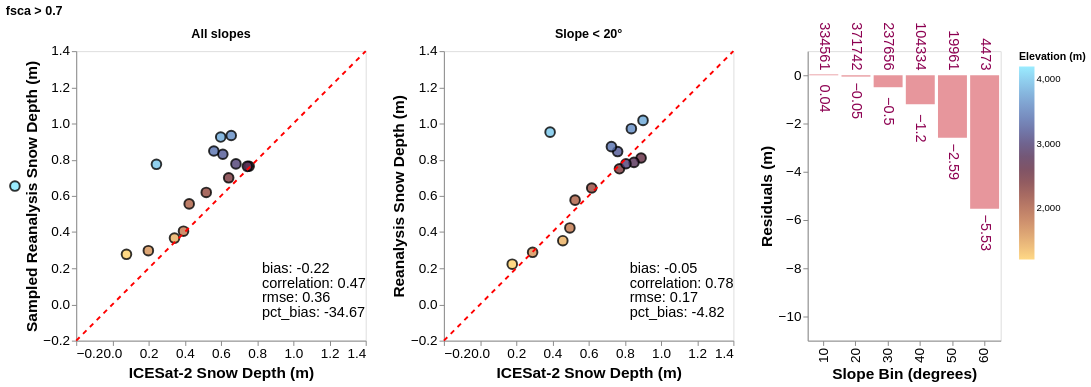

Notebook code cell kept with this figure:
### Markdown cell above
### plot with fsca >0.7

### Code cell
# Filter: fsca > 0.9 (standard slope bins)
filter_fsca = atl06sr_gdf['reanalysis_sca'] > 0.7

scatter_fsca, residual_fsca, metrics_fsca = compute_binned_data(
    atl06sr_gdf, filter_fsca, elev_min, elev_max, slope_min, slope_max
)
print_metrics_summary(metrics_fsca, "fsca > 0.8 (standard slope bins)")
create_combined_chart(scatter_fsca, residual_fsca, metrics_fsca, title='fsca > 0.7')

### Figure 1 — Vega-Lite specification as saved in the notebook (floating-point values rounded to 4 significant figures; data arrays with more than 128 entries replaced by an {"elided": "..."} marker saying what was removed)
{"config": {"view": {"continuousWidth": 300, "continuousHeight": 300}, "axis": {"grid": false, "labelFontSize": 14, "titleFontSize": 16}}, "hconcat": [{"hconcat": [{"layer": [{"data": {"name": "data-aea2138427497b0f34d4211c35146d0a"}, "mark": {"type": "circle", "opacity": 0.8, "size": 100, "stroke": "black"}, "encoding": {"color": {"field": "elevation_bin", "scale": {"range": {"elided": "256 str values"}}, "title": "Elevation (m)", "type": "quantitative"}, "x": {"field": "x_medians", "scale": {"domain": [-0.2, 1.3]}, "title": "ICESat-2 Snow Depth (m)", "type": "quantitative"}, "y": {"field": "y_medians", "scale": {"domain": [-0.2, 1.3]}, "title": "Sampled Reanalysis Snow Depth (m)", "type": "quantitative"}}, "title": "All slopes"}, {"data": {"name": "data-cd27906f33c5e329deb7218c38520214"}, "mark": {"type": "line", "color": "red", "strokeDash": [5, 5]}, "encoding": {"x": {"field": "x", "type": "quantitative"}, "y": {"field": "y", "type": "quantitative"}}}, {"data": {"name": "data-a5ea546ba92884f455278719dc1970cd"}, "mark": {"type": "text", "align": "left", "baseline": "middle", "dx": 5, "fontSize": 15}, "encoding": {"text": {"field": "annotation_text", "type": "nominal"}, "x": {"field": "x_pos", "type": "quantitative"}, "y": {"field": "y_pos", "type": "quantitative"}}, "transform": [{"calculate": "datum.metric_label + ': ' + datum.metric_2f", "as": "annotation_text"}]}]}, {"layer": [{"data": {"name": "data-195fd345b692c12b7fa4e7dfb19f32cb"}, "mark": {"type": "circle", "opacity": 0.8, "size": 100, "stroke": "black"}, "encoding": {"color": {"field": "elevation_bin", "scale": {"range": {"elided": "256 str values"}}, "type": "quantitative"}, "x": {"field": "x_medians", "scale": {"domain": [-0.2, 1.4]}, "title": "ICESat-2 Snow Depth (m)", "type": "quantitative"}, "y": {"field": "y_medians", "scale": {"domain": [-0.2, 1.4]}, "title": "Reanalysis Snow Depth (m)", "type": "quantitative"}}, "title": "Slope < 20°"}, {"data": {"name": "data-cd27906f33c5e329deb7218c38520214"}, "mark": {"type": "line", "color": "red", "strokeDash": [5, 5]}, "encoding": {"x": {"field": "x", "type": "quantitative"}, "y": {"field": "y", "type": "quantitative"}}}, {"data": {"name": "data-e0f96a3a298ced7dc6c50ca211e08b26"}, "mark": {"type": "text", "align": "left", "baseline": "middle", "dx": 5, "fontSize": 15}, "encoding": {"text": {"field": "annotation_text", "type": "nominal"}, "x": {"field": "x_pos", "type": "quantitative"}, "y": {"field": "y_pos", "type": "quantitative"}}, "transform": [{"calculate": "datum.metric_label + ': ' + datum.metric_2f", "as": "annotation_text"}]}]}]}, {"layer": [{"mark": {"type": "bar", "color": "#E7969C"}, "encoding": {"x": {"field": "slope_bin", "title": "Slope Bin (degrees)", "type": "ordinal"}, "y": {"field": "residuals", "scale": {"domain": [-10.25, 1.0]}, "title": "Residuals (m)", "type": "quantitative"}}}, {"mark": {"type": "text", "align": "center", "angle": 90, "baseline": "bottom", "color": "#8D0051", "dx": 25, "dy": 7, "fontSize": 15}, "encoding": {"text": {"field": "annotation", "type": "quantitative"}, "x": {"field": "slope_bin", "type": "ordinal"}, "y": {"field": "residuals", "type": "quantitative"}}}, {"mark": {"type": "text", "align": "right", "angle": 90, "baseline": "bottom", "color": "#8D0051", "dx": 0, "dy": 7, "fontSize": 15}, "encoding": {"text": {"field": "sample_size_annotation", "type": "quantitative"}, "x": {"field": "slope_bin", "type": "ordinal"}, "y": {"field": "y_pos", "type": "quantitative"}}}], "data": {"name": "data-264c723a4a260930eed15ccbd2d32211"}, "width": 200}], "title": "fsca > 0.7", "$schema": "https://vega.github.io/schema/vega-lite/v5.20.1.json", "datasets": {"data-aea2138427497b0f34d4211c35146d0a": [{"x_medians": 0.0776, "y_medians": 0.2772, "labels": "all_by_elevation", "elevation_bin": 1200}, {"x_medians": 0.3431, "y_medians": 0.3668, "labels": "all_by_elevation", "elevation_bin": 1400}, {"x_medians": 0.1986, "y_medians": 0.2972, "labels": "all_by_elevation", "elevation_bin": 1600}, {"x_medians": 0.3927, "y_medians": 0.4048, "labels": "all_by_elevation", "elevation_bin": 1800}, {"x_medians": 0.4242, "y_medians": 0.5558, "labels": "all_by_elevation", "elevation_bin": 2000}, {"x_medians": 0.5185, "y_medians": 0.619, "labels": "all_by_elevation", "elevation_bin": 2200}, {"x_medians": 0.6425, "y_medians": 0.7, "labels": "all_by_elevation", "elevation_bin": 2400}, {"x_medians": 0.7557, "y_medians": 0.764, "labels": "all_by_elevation", "elevation_bin": 2600}, {"x_medians": 0.7456, "y_medians": 0.7632, "labels": "all_by_elevation", "elevation_bin": 2800}, {"x_medians": 0.6827, "y_medians": 0.7768, "labels": "all_by_elevation", "elevation_bin": 3000}, {"x_medians": 0.6102, "y_medians": 0.8302, "labels": "all_by_elevation", "elevation_bin": 3200}, {"x_medians": 0.5605, "y_medians": 0.8482, "labels": "all_by_elevation", "elevation_bin": 3400}, {"x_medians": 0.6565, "y_medians": 0.9338, "labels": "all_by_elevation", "elevation_bin": 3600}, {"x_medians": 0.5985, "y_medians": 0.9254, "labels": "all_by_elevation", "elevation_bin": 3800}, {"x_medians": 0.2432, "y_medians": 0.7746, "labels": "all_by_elevation", "elevation_bin": 4000}, {"x_medians": -0.5389, "y_medians": 0.6544, "labels": "all_by_elevation", "elevation_bin": 4200}, {"x_medians": null, "y_medians": null, "labels": "all_by_elevation", "elevation_bin": 4400}], "data-cd27906f33c5e329deb7218c38520214": [{"x": -0.2, "y": -0.2}, {"x": 1.4, "y": 1.4}], "data-a5ea546ba92884f455278719dc1970cd": [{"metric": -0.2238, "metric_label": "bias", "labels": "all_by_elevation", "x_pos": 0.8, "y_pos": 0.2, "metric_2f": -0.22}, {"metric": 0.4716, "metric_label": "correlation", "labels": "all_by_elevation", "x_pos": 0.8, "y_pos": 0.12, "metric_2f": 0.47}, {"metric": 0.3633, "metric_label": "rmse", "labels": "all_by_elevation", "x_pos": 0.8, "y_pos": 0.04, "metric_2f": 0.36}, {"metric": -34.67, "metric_label": "pct_bias", "labels": "all_by_elevation", "x_pos": 0.8, "y_pos": -0.04, "metric_2f": -34.67}], "data-195fd345b692c12b7fa4e7dfb19f32cb": [{"x_medians": 0.1776, "y_medians": 0.2224, "labels": "under_20slope", "elevation_bin": 1200}, {"x_medians": 0.4572, "y_medians": 0.3522, "labels": "under_20slope", "elevation_bin": 1400}, {"x_medians": 0.2903, "y_medians": 0.2882, "labels": "under_20slope", "elevation_bin": 1600}, {"x_medians": 0.4962, "y_medians": 0.4228, "labels": "under_20slope", "elevation_bin": 1800}, {"x_medians": 0.525, "y_medians": 0.5766, "labels": "under_20slope", "elevation_bin": 2000}, {"x_medians": 0.6169, "y_medians": 0.6436, "labels": "under_20slope", "elevation_bin": 2200}, {"x_medians": 0.7703, "y_medians": 0.7499, "labels": "under_20slope", "elevation_bin": 2400}, {"x_medians": 0.8899, "y_medians": 0.8094, "labels": "under_20slope", "elevation_bin": 2600}, {"x_medians": 0.8505, "y_medians": 0.7852, "labels": "under_20slope", "elevation_bin": 2800}, {"x_medians": 0.8063, "y_medians": 0.7776, "labels": "under_20slope", "elevation_bin": 3000}, {"x_medians": 0.7602, "y_medians": 0.845, "labels": "under_20slope", "elevation_bin": 3200}, {"x_medians": 0.7258, "y_medians": 0.8722, "labels": "under_20slope", "elevation_bin": 3400}, {"x_medians": 0.836, "y_medians": 0.9714, "labels": "under_20slope", "elevation_bin": 3600}, {"x_medians": 0.9005, "y_medians": 1.017, "labels": "under_20slope", "elevation_bin": 3800}, {"x_medians": 0.387, "y_medians": 0.9524, "labels": "under_20slope", "elevation_bin": 4000}, {"x_medians": null, "y_medians": null, "labels": "under_20slope", "elevation_bin": 4200}, {"x_medians": null, "y_medians": null, "labels": "under_20slope", "elevation_bin": 4400}], "data-e0f96a3a298ced7dc6c50ca211e08b26": [{"metric": -0.0531, "metric_label": "bias", "labels": "under_20slope", "x_pos": 0.8, "y_pos": 0.2, "metric_2f": -0.05}, {"metric": 0.7825, "metric_label": "correlation", "labels": "under_20slope", "x_pos": 0.8, "y_pos": 0.12, "metric_2f": 0.78}, {"metric": 0.1661, "metric_label": "rmse", "labels": "under_20slope", "x_pos": 0.8, "y_pos": 0.04, "metric_2f": 0.17}, {"metric": -4.818, "metric_label": "pct_bias", "labels": "under_20slope", "x_pos": 0.8, "y_pos": -0.04, "metric_2f": -4.82}], "data-264c723a4a260930eed15ccbd2d32211": [{"residuals": 0.03534, "sample_size": 334561, "slope_bin": 10, "y_pos": 0.2, "sign": "positive", "annotation": "0.04", "sample_size_annotation": "334561"}, {"residuals": -0.05492, "sample_size": 371742, "slope_bin": 20, "y_pos": 0.2, "sign": "negative", "annotation": "-0.05", "sample_size_annotation": "371742"}, {"residuals": -0.4958, "sample_size": 237656, "slope_bin": 30, "y_pos": 0.2, "sign": "negative", "annotation": "-0.5", "sample_size_annotation": "237656"}, {"residuals": -1.201, "sample_size": 104334, "slope_bin": 40, "y_pos": 0.2, "sign": "negative", "annotation": "-1.2", "sample_size_annotation": "104334"}, {"residuals": -2.589, "sample_size": 19961, "slope_bin": 50, "y_pos": 0.2, "sign": "negative", "annotation": "-2.59", "sample_size_annotation": "19961"}, {"residuals": -5.531, "sample_size": 4473, "slope_bin": 60, "y_pos": 0.2, "sign": "negative", "annotation": "-5.53", "sample_size_annotation": "4473"}]}}
